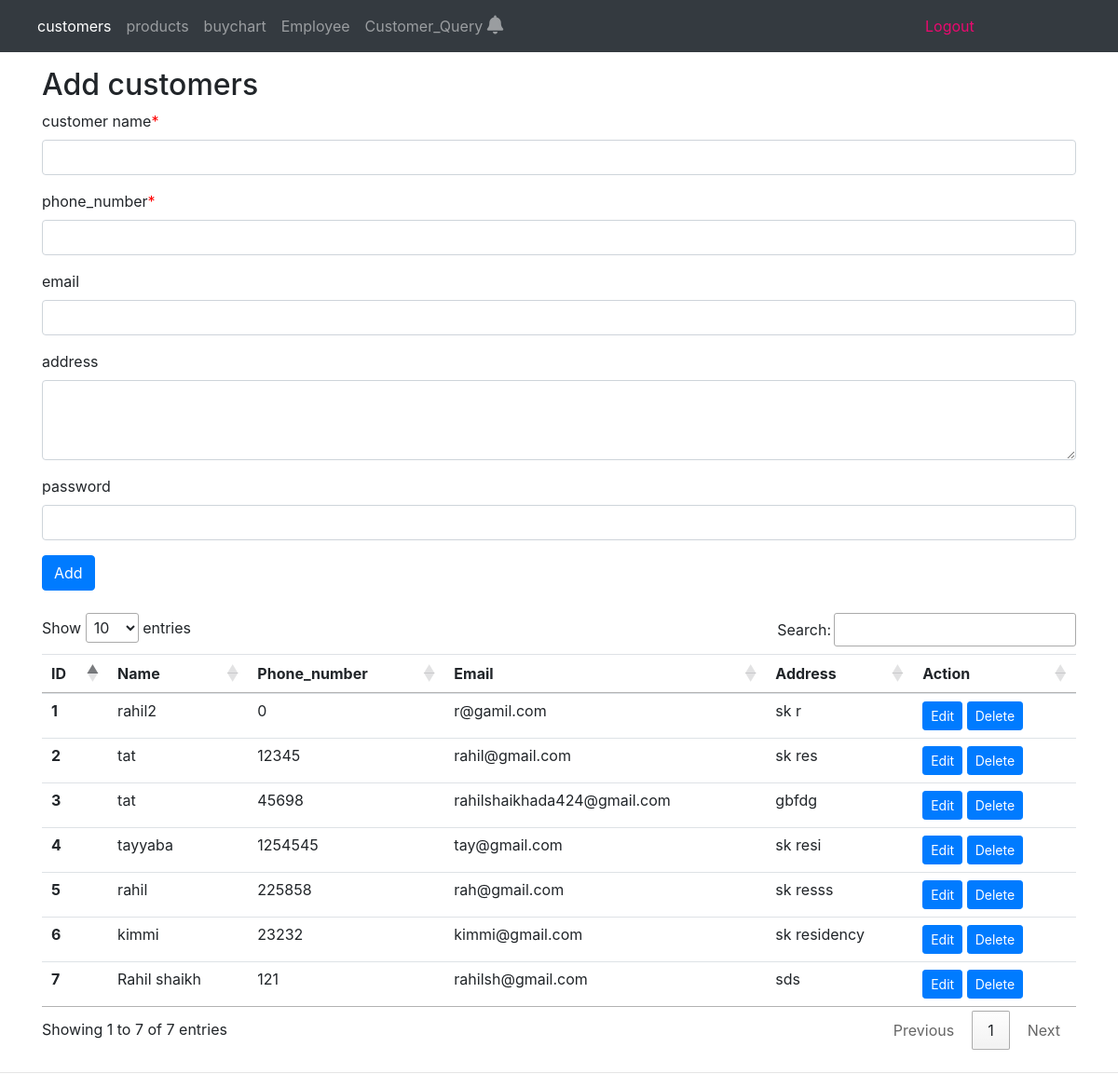
Page /ESMS/admin/crud.php on the committed database.
### tables this page shows
CREATE TABLE `customers` (
  `id` int(50) NOT NULL,
  `name` varchar(100) NOT NULL,
  `address` varchar(200) NOT NULL,
  `password` varchar(50) NOT NULL,
  `number` int(50) NOT NULL,
  `email` varchar(50) NOT NULL
);

### ESMS/admin/crud.php (the view, shortened to what this page needs)
<?php
$servername = "localhost";
$username = "root";
$password = "";
$database = "esms_main";
$conn = mysqli_connect($servername, $username, $password, $database);
?> <?php include('notifi.php');?>
<!DOCTYPE html>
<html lang="en">
<head>
  <link rel="stylesheet" href="https://stackpath.bootstrapcdn.com/bootstrap/4.4.1/css/bootstrap.min.css"
>
  <link rel="stylesheet" href="//cdn.datatables.net/1.10.20/css/jquery.dataTables.min.css">
</head>
<body>
  <nav class="navbar navbar-expand-lg navbar-dark bg-dark">
    <div class="collapse navbar-collapse" id="navbarSupportedContent">
      <ul class="navbar-nav mr-auto">
        <li class="nav-item active">
          <a class="nav-link" href="#">customers <span class="sr-only">(current)</span></a>
        </li>
        <li class="nav-item">
          <a class="nav-link" href="mobile.php">products</a>
        </li>
        <li class="nav-item">
          <a class="nav-link" href="buyers_chart.php">buychart</a>
        </li>
        <li class="nav-item">
          <a class="nav-link" href="emp_crud.php">Employee</a>
        </li>
       <li class="nav-item">
          <a class="nav-link" href="cus_query_crud.php">Customer_Query
		 <i class="fa fa-bell"  style='font-size:20px' aria-hidden="true" id="noti_number"></i>
		  </a>
        </li>
		<pre>     </pre><pre>             </pre><pre>                                  </pre>
		<li class="nav-item">
		   <a style="color:#eb096f" class="nav-link" href="logout.php">Logout</a>
		 </li>
      </ul>
    </div>
  </nav>
  <div class="container my-3">
    <h2>Add customers</h2>
    <form action="crud.php" method="POST" enctype="multipart/form-data">
      <div class="form-group">
        <label for="name">customer name</label><span style="color:red">*</span>
        <input type="text" class="form-control" id="name" name="name" required>
      </div>
	   <div class="form-group">
        <label for="name">phone_number</label><span style="color:red">*</span>
        <input type="tel" class="form-control" id="number" name="number">
      </div>
	   <div class="form-group">
        <label for="name">email</label>
		<input type="email" class="form-control" id="email" name="email" required>
      </div>
      <div class="form-group">
        <label for="address">address</label>
        <textarea class="form-control" id="address" name="address" rows="3"  required></textarea>
      </div>
	   <div class="form-group">
        <label for="address">password</label>
          <input type="password" class="form-control" id="password" name="password" required>
      </div>
	  <button type="submit" class="btn btn-primary">Add </button>
    </form>
  </div>
  <div class="container my-4">
    <table class="table" id="myTable">
      <thead>
        <tr>
          <th scope="col">ID</th>
          <th scope="col">Name</th>
          <th scope="col">Phone_number</th>
          <th scope="col">Email</th>
		  <th scope="col">Address</th>
		  <th scope="col">Action</th>
        </tr>
      </thead>
      <tbody>
        <?php
          $sql = "SELECT * FROM customers";
          $result = mysqli_query($conn, $sql) or die(mysqli_error($conn));
		 if ($result) {
         $id = 0;
          while($row = mysqli_fetch_array($result)){
            $id = $id + 1;
            echo "<tr>
			<th scope='row'>". $id . "</th>
            <td>". $row['name'] . "</td>
            <td>". $row['number'] . "</td>
			<td>". $row['email'] . "</td>
			<td>". $row['address'] . "</td>
            <td> <button class='edit btn btn-sm btn-primary' id=".$row['id'].">Edit</button>
			<button class='delete btn btn-sm btn-primary' id=d".$row['id'].">Delete</button>  </td>
          </tr>";
		  }
		  }
        ?>
     </tbody>
    </table>
  </div>
  <hr>
</body>
</html>

### rows in the picture
customers: name "rahil2", number "0", email "r@gamil.com", address "sk r"
customers: name "tat", number "12345", email "rahil@gmail.com", address "sk res"
customers: name "tat", number "45698", email "rahilshaikhada424@gmail.com", address "gbfdg"
customers: name "tayyaba", number "1254545", email "tay@gmail.com", address "sk resi"
customers: name "rahil", number "225858", email "rah@gmail.com", address "sk resss"
customers: name "kimmi", number "23232", email "kimmi@gmail.com", address "sk residency"
customers: name "Rahil shaikh", number "121", email "rahilsh@gmail.com", address "sds"
